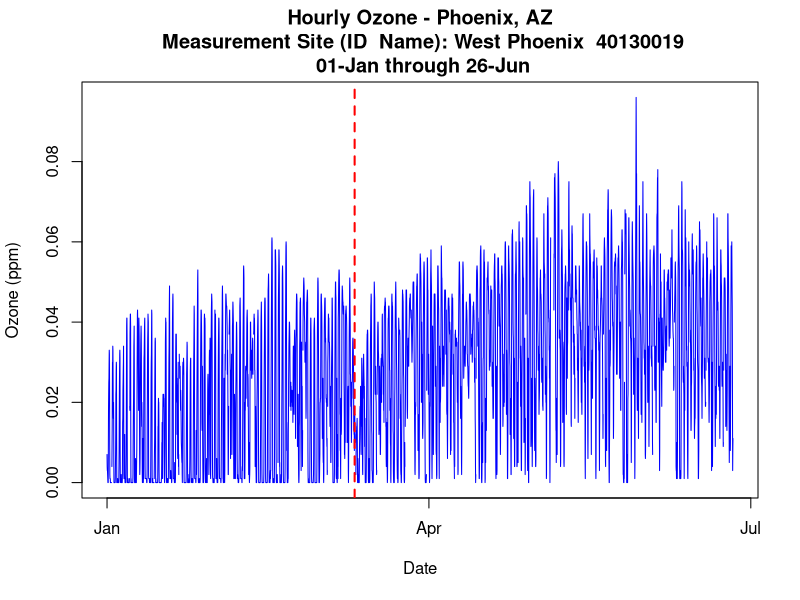
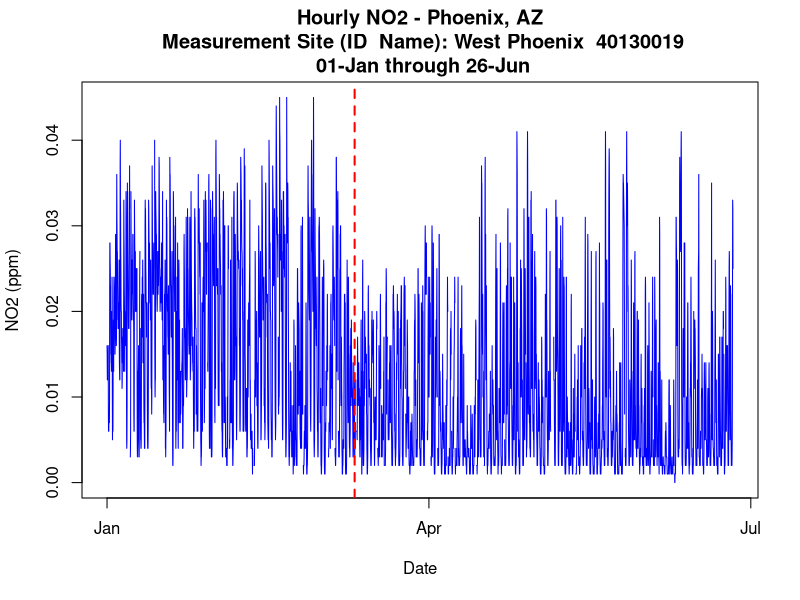
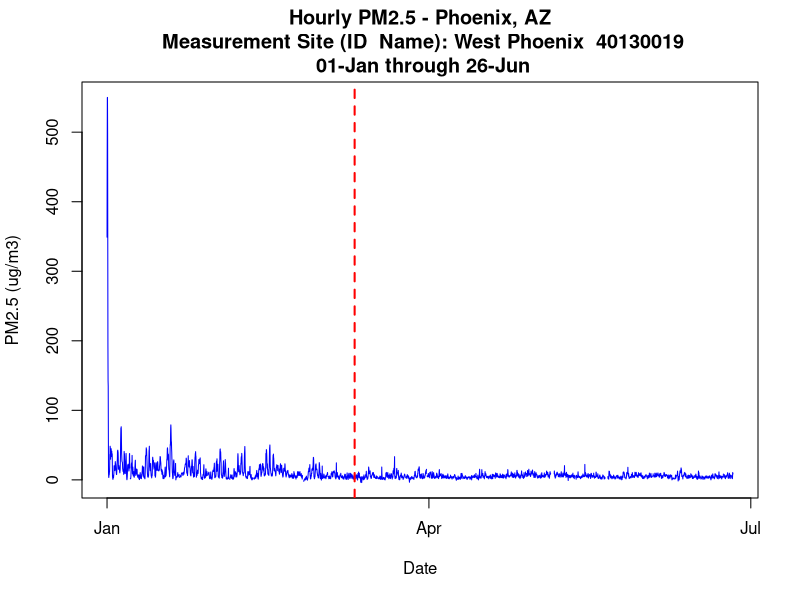
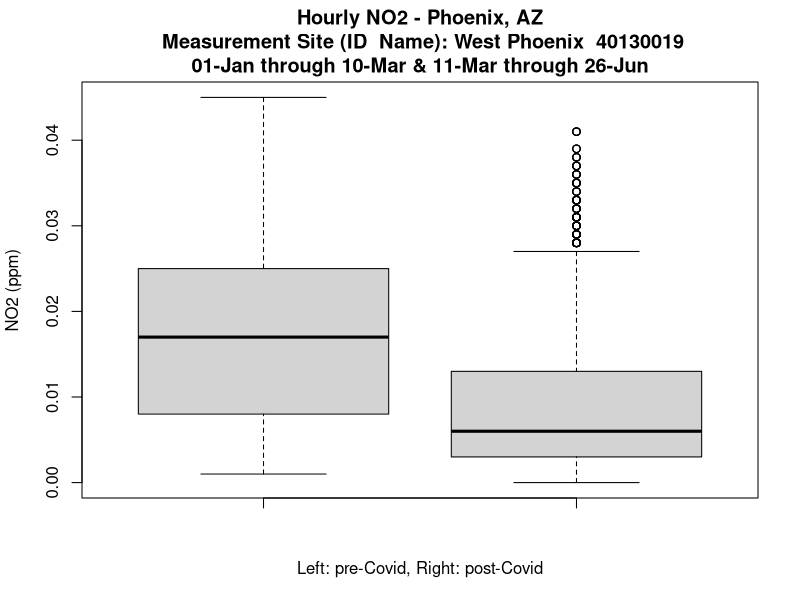
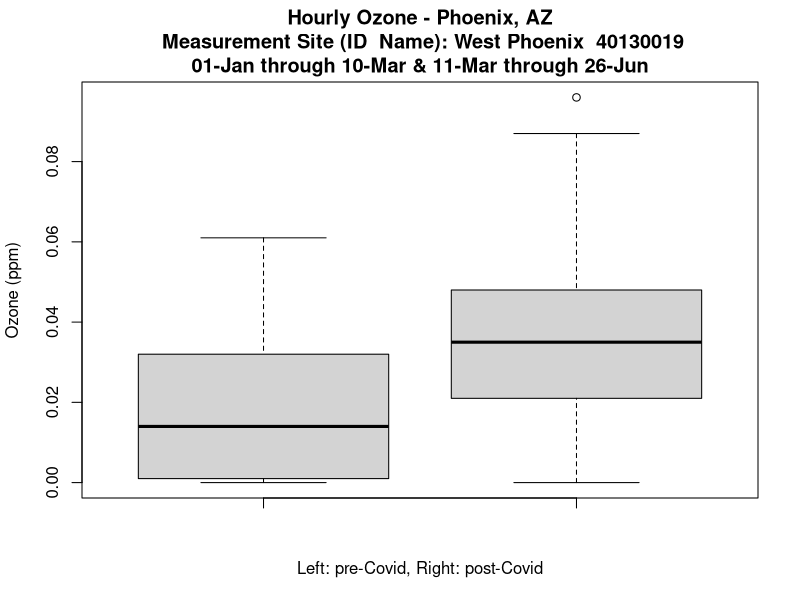
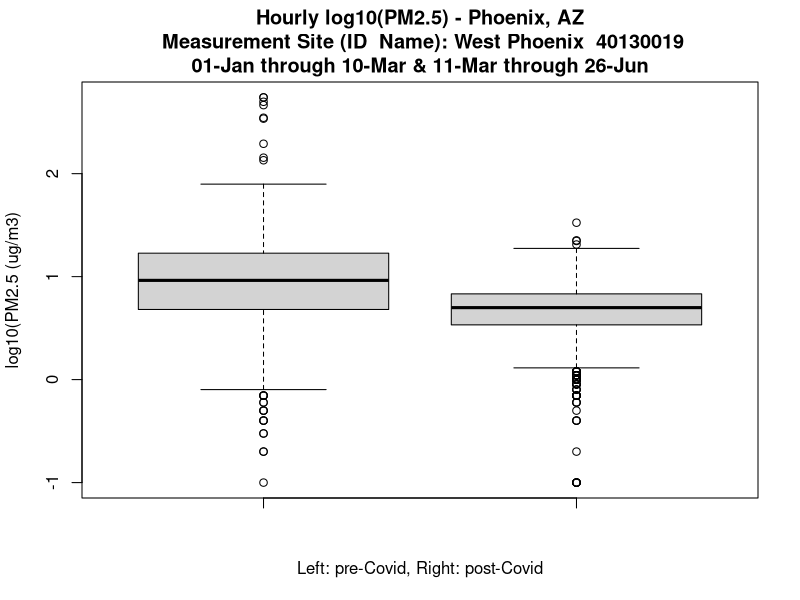

Write the R code that produced these figures, in order.
# This script examines Air Pollution in Phoenix AZ
# Hourly Data for NO2, PM2.5, and Ozone for 2020 (01-Jan to 26-Jun)
###############################################################################
# Set working directory
setwd("./Data")
###############################################################################
# load packages
library(ggplot2)
library(dplyr)
library(lubridate)
###############################################################################
# set strings as factors to false
options(stringsAsFactors = FALSE)
###############################################################################
# Import data
# Hourly Data for NO2, PM2.5, and Ozone for 2020 (01-Jan to 26-Jun)
# West Phoenix Monitor Station #40130019
# 39th Avenue & Earll Drive in Phoenix
WPHX2020 <- read.csv("2020_WestPhoenixPollution.csv", header=TRUE, sep = ",")
# Convert date to <dttm> format (from <chr>) 
# https://www.neonscience.org/dc-convert-date-time-POSIX-r
# as.POSIXct(harMet_15Min$datetime[1],format="%Y-%m-%dT%H:%M")
WPHX2020$Date <- as.POSIXct(WPHX2020$Date, format="%d-%b-%Y  %H:%M") 
# Add column defining pre- and post-event for Regression Discontinuity Analysis
WPHX2020 <- WPHX2020 %>% 
  mutate(rdate = Date >= as.POSIXct("2020-03-11 00:00:00"))
# View data
glimpse(WPHX2020)

# Plot OZONE (ppm)
plot(WPHX2020$Date,WPHX2020$OZONE,type="l",col="blue", 
     main="Hourly Ozone - Phoenix, AZ\n Measurement Site (ID \ Name): West Phoenix \ 40130019\n 01-Jan through 26-Jun", 
     xlab="Date",
     ylab="Ozone (ppm)")
abline(v=as.POSIXct("2020-03-11 00:00:00"), col="red", lwd = 2, lty=2)

# Plot NO2 (ppm)
plot(WPHX2020$Date,WPHX2020$NO2,type="l",col="blue", 
     main="Hourly NO2 - Phoenix, AZ\n Measurement Site (ID \ Name): West Phoenix \ 40130019\n 01-Jan through 26-Jun", 
     xlab="Date",
     ylab="NO2 (ppm)")
abline(v=as.POSIXct("2020-03-11 00:00:00"), col="red", lwd = 2, lty=2)

# Plot PM2.5 (ug/m3)
plot(WPHX2020$Date,WPHX2020$PM25,type="l",col="blue", 
     main="Hourly PM2.5 - Phoenix, AZ\n Measurement Site (ID \ Name): West Phoenix \ 40130019\n 01-Jan through 26-Jun", 
     xlab="Date",
     ylab="PM2.5 (ug/m3)")
abline(v=as.POSIXct("2020-03-11 00:00:00"), col="red", lwd = 2, lty=2)
###############################################################################
# Sort by Pre and Post COVID-19
WPHX2020_preLD <- WPHX2020 %>% 
  filter(rdate == FALSE) %>% 
  na.omit() 

WPHX2020_pstLD <- WPHX2020 %>% 
  filter(rdate == TRUE) %>% 
  na.omit()
###############################################################################
boxplot(WPHX2020_preLD$NO2, WPHX2020_pstLD$NO2, 
        main="Hourly NO2 - Phoenix, AZ\n Measurement Site (ID \ Name): West Phoenix \ 40130019\n 01-Jan through 10-Mar & 11-Mar through 26-Jun ", 
        xlab="Left: pre-Covid, Right: post-Covid",
        ylab="NO2 (ppm)")

boxplot(WPHX2020_preLD$OZONE, WPHX2020_pstLD$OZONE, 
        main="Hourly Ozone - Phoenix, AZ\n Measurement Site (ID \ Name): West Phoenix \ 40130019\n 01-Jan through 10-Mar & 11-Mar through 26-Jun ", 
        xlab="Left: pre-Covid, Right: post-Covid",
        ylab="Ozone (ppm)")

boxplot(log10(WPHX2020_preLD$PM25), log10(WPHX2020_pstLD$PM25), 
        main="Hourly log10(PM2.5) - Phoenix, AZ\n Measurement Site (ID \ Name): West Phoenix \ 40130019\n 01-Jan through 10-Mar & 11-Mar through 26-Jun ", 
        xlab="Left: pre-Covid, Right: post-Covid",
        ylab="log10(PM2.5 (ug/m3)")

